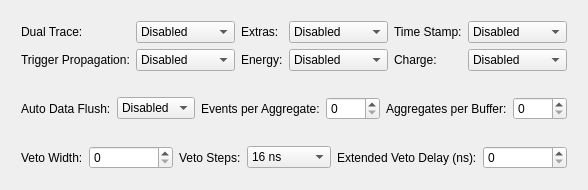
          <widget class="QWidget" name="tabFwWF">
           <attribute name="title">
            <string>General</string>
           </attribute>
           <layout class="QVBoxLayout" name="verticalLayout_5">
            <item>
             <layout class="QGridLayout" name="flags">
              <property name="leftMargin">
               <number>10</number>
              </property>
              <property name="topMargin">
               <number>10</number>
              </property>
              <property name="rightMargin">
               <number>10</number>
              </property>
              <property name="bottomMargin">
               <number>10</number>
              </property>
              <item row="0" column="0">
               <layout class="QGridLayout" name="common" columnstretch="1,3,1,3,1,3">
                <item row="1" column="0">
                 <widget class="QLabel" name="trgPropagation">
                  <property name="toolTip">
                   <string>&lt;html&gt;&lt;head/&gt;&lt;body&gt;&lt;p&gt;Enables the propagation of the individual trigger from mother board individual trigger logic to the mezzanine. This is required in case of coincidence trigger mode.&lt;/p&gt;&lt;/body&gt;&lt;/html&gt;</string>
                  </property>
                  <property name="text">
                   <string>Trigger Propagation:</string>
                  </property>
                 </widget>
                </item>
                <item row="0" column="4">
                 <widget class="QLabel" name="timeStamp">
                  <property name="toolTip">
                   <string>&lt;html&gt;&lt;head/&gt;&lt;body&gt;&lt;p&gt;Enables Time Stamp recording.&lt;/p&gt;&lt;p&gt;Note: in most of the boards it is always activated.&lt;/p&gt;&lt;/body&gt;&lt;/html&gt;</string>
                  </property>
                  <property name="text">
                   <string>Time Stamp:</string>
                  </property>
                 </widget>
                </item>
                <item row="1" column="3">
                 <widget class="QComboBox" name="val_energy">
                  <item>
                   <property name="text">
                    <string>Disabled</string>
                   </property>
                  </item>
                  <item>
                   <property name="text">
                    <string>Enabled</string>
                   </property>
                  </item>
                 </widget>
                </item>
                <item row="1" column="5">
                 <widget class="QComboBox" name="val_charge">
                  <item>
                   <property name="text">
                    <string>Disabled</string>
                   </property>
                  </item>
                  <item>
                   <property name="text">
                    <string>Enabled</string>
                   </property>
                  </item>
                 </widget>
                </item>
                <item row="0" column="0">
                 <widget class="QLabel" name="dualTrace">
                  <property name="toolTip">
                   <string>&lt;html&gt;&lt;head/&gt;&lt;body&gt;&lt;p&gt;In oscilloscope or mixed mode, it is possible to plot two diﬀerent waveforms.When the dual trace is enabled, the samples of the two signals are interleaved, thus each waveform is recorded at half of the ADC frequency.&lt;/p&gt;&lt;/body&gt;&lt;/html&gt;</string>
                  </property>
                  <property name="text">
                   <string>Dual Trace:</string>
                  </property>
                 </widget>
                </item>
                <item row="1" column="1">
                 <widget class="QComboBox" name="val_trgPropagation">
                  <item>
                   <property name="text">
                    <string>Disabled</string>
                   </property>
                  </item>
                  <item>
                   <property name="text">
                    <string>Enabled</string>
                   </property>
                  </item>
                 </widget>
                </item>
                <item row="0" column="5">
                 <widget class="QComboBox" name="val_timeStamp">
                  <item>
                   <property name="text">
                    <string>Disabled</string>
                   </property>
                  </item>
                  <item>
                   <property name="text">
                    <string>Enabled</string>
                   </property>
                  </item>
                 </widget>
                </item>
                <item row="1" column="4">
                 <widget class="QLabel" name="charge">
                  <property name="toolTip">
                   <string>&lt;html&gt;&lt;head/&gt;&lt;body&gt;&lt;p&gt;Enables Charge recording.&lt;/p&gt;&lt;p&gt;Note: in most of the boards it is always activated.&lt;/p&gt;&lt;/body&gt;&lt;/html&gt;</string>
                  </property>
                  <property name="text">
                   <string>Charge:</string>
                  </property>
                 </widget>
                </item>
                <item row="0" column="1">
                 <widget class="QComboBox" name="val_dualTrace">
                  <item>
                   <property name="text">
                    <string>Disabled</string>
                   </property>
                  </item>
                  <item>
                   <property name="text">
                    <string>Enabled</string>
                   </property>
                  </item>
                 </widget>
                </item>
                <item row="0" column="2">
                 <widget class="QLabel" name="extrasFlag">
                  <property name="toolTip">
                   <string>&lt;html&gt;&lt;head/&gt;&lt;body&gt;&lt;p&gt;Enables EXTRAS / EXTRAS 2 word.&lt;/p&gt;&lt;/body&gt;&lt;/html&gt;</string>
                  </property>
                  <property name="text">
                   <string>Extras:</string>
                  </property>
                 </widget>
                </item>
                <item row="0" column="3">
                 <widget class="QComboBox" name="val_extrasFlag">
                  <item>
                   <property name="text">
                    <string>Disabled</string>
                   </property>
                  </item>
                  <item>
                   <property name="text">
                    <string>Enabled</string>
                   </property>
                  </item>
                 </widget>
                </item>
                <item row="1" column="2">
                 <widget class="QLabel" name="energy">
                  <property name="toolTip">
                   <string>&lt;html&gt;&lt;head/&gt;&lt;body&gt;&lt;p&gt;Enables Energy recording.&lt;/p&gt;&lt;p&gt;Note: in most of the boards it is always activated.&lt;/p&gt;&lt;/body&gt;&lt;/html&gt;</string>
                  </property>
                  <property name="text">
                   <string>Energy:</string>
                  </property>
                 </widget>
                </item>
               </layout>
              </item>
             </layout>
            </item>
            <item>
             <layout class="QGridLayout" name="veto" columnstretch="1,3,1,3,1,3">
              <property name="leftMargin">
               <number>10</number>
              </property>
              <property name="topMargin">
               <number>10</number>
              </property>
              <property name="rightMargin">
               <number>10</number>
              </property>
              <property name="bottomMargin">
               <number>10</number>
              </property>
              <item row="0" column="4">
               <widget class="QLabel" name="aggPerBuff">
                <property name="toolTip">
                 <string>&lt;html&gt;&lt;head/&gt;&lt;body&gt;&lt;p&gt;This register sets the maximum number of complete aggregates which has to be transferred for each block transfer.&lt;/p&gt;&lt;/body&gt;&lt;/html&gt;</string>
                </property>
                <property name="text">
                 <string>Aggregates per Buffer:</string>
                </property>
               </widget>
              </item>
              <item row="0" column="0">
               <widget class="QLabel" name="autoDataFlush">
                <property name="toolTip">
                 <string>&lt;html&gt;&lt;head/&gt;&lt;body&gt;&lt;p&gt;In case of very slow rate, this command forces the automatic data readout in a me window of 16-32 ms, even if the buﬀer is not completed.&lt;/p&gt;&lt;/body&gt;&lt;/html&gt;</string>
                </property>
                <property name="text">
                 <string>Auto Data Flush:</string>
                </property>
               </widget>
              </item>
              <item row="0" column="1">
               <widget class="QComboBox" name="val_autoDataFlush">
                <item>
                 <property name="text">
                  <string>Disabled</string>
                 </property>
                </item>
                <item>
                 <property name="text">
                  <string>Enabled</string>
                 </property>
                </item>
               </widget>
              </item>
              <item row="0" column="2">
               <widget class="QLabel" name="evtsPerAgg">
                <property name="toolTip">
                 <string>&lt;html&gt;&lt;head/&gt;&lt;body&gt;&lt;p&gt;Each couple of channels has a ﬁxed amount of RAM memory to save the events. The memory is divided into a programmable number of buﬀers, called ”aggregates”, whose number of events can be programmed by this register. The maximum number of events per aggregate depends on the aggregate size and the event size.&lt;/p&gt;&lt;p&gt;Note: it is usually recommended to keep this value high to optimize the readout, except in case of small input rate, where it is recommended to use a smaller value. Since the memory cannot be read until the aggregate is full, settings a small number of events per aggregate makes the events ready to be read in a shorter me scale.&lt;/p&gt;&lt;/body&gt;&lt;/html&gt;</string>
                </property>
                <property name="text">
                 <string>Events per Aggregate:</string>
                </property>
               </widget>
              </item>
              <item row="0" column="5">
               <widget class="QSpinBox" name="val_aggPerBuff">
                <property name="maximum">
                 <number>1023</number>
                </property>
               </widget>
              </item>
              <item row="0" column="3">
               <widget class="QSpinBox" name="val_evtsPerAgg">
                <property name="maximum">
                 <number>1023</number>
                </property>
               </widget>
              </item>
             </layout>
            </item>
            <item>
             <layout class="QGridLayout" name="data" columnstretch="1,3,1,3,1,3">
              <property name="leftMargin">
               <number>10</number>
              </property>
              <property name="topMargin">
               <number>10</number>
              </property>
              <property name="rightMargin">
               <number>10</number>
              </property>
              <property name="bottomMargin">
               <number>10</number>
              </property>
              <item row="0" column="3">
               <widget class="QComboBox" name="val_vetoSteps">
                <item>
                 <property name="text">
                  <string>16 ns</string>
                 </property>
                </item>
                <item>
                 <property name="text">
                  <string>4 us</string>
                 </property>
                </item>
                <item>
                 <property name="text">
                  <string>1048 us</string>
                 </property>
                </item>
                <item>
                 <property name="text">
                  <string>264 ms</string>
                 </property>
                </item>
               </widget>
              </item>
              <item row="0" column="1">
               <widget class="QSpinBox" name="val_vetoWidth">
                <property name="maximum">
                 <number>65535</number>
                </property>
               </widget>
              </item>
              <item row="0" column="0">
               <widget class="QLabel" name="vetoWidth">
                <property name="toolTip">
                 <string>&lt;html&gt;&lt;head/&gt;&lt;body&gt;&lt;p&gt;This register sets the veto duration.&lt;/p&gt;&lt;p&gt;Note: A Veto Width equal to 0 means that the veto lasts for the duration of the signal that generated it. A Veto Width diﬀerent from 0 sets the veto duration by the amount of me written in the register.&lt;/p&gt;&lt;/body&gt;&lt;/html&gt;</string>
                </property>
                <property name="text">
                 <string>Veto Width:</string>
                </property>
               </widget>
              </item>
              <item row="0" column="4">
               <widget class="QLabel" name="extVetoDelay">
                <property name="toolTip">
                 <string>&lt;html&gt;&lt;head/&gt;&lt;body&gt;&lt;p&gt;This register is valid for VME boards only and set the duration of the Extended VetoIn signal for trigger inhibit on TRG-OUT when bit[12]=1 of 0x8100 register. Such function is useful in particular cases of synchroniza on of a multi-board system.&lt;/p&gt;&lt;/body&gt;&lt;/html&gt;</string>
                </property>
                <property name="text">
                 <string>Extended Veto Delay (ns):</string>
                </property>
               </widget>
              </item>
              <item row="0" column="2">
               <widget class="QLabel" name="vetoSteps">
                <property name="toolTip">
                 <string>&lt;html&gt;&lt;head/&gt;&lt;body&gt;&lt;p&gt;Veto Step Width.&lt;/p&gt;&lt;/body&gt;&lt;/html&gt;</string>
                </property>
                <property name="text">
                 <string>Veto Steps:</string>
                </property>
               </widget>
              </item>
              <item row="0" column="5">
               <widget class="QSpinBox" name="val_extVetoDelay">
                <property name="maximum">
                 <number>65535</number>
                </property>
               </widget>
              </item>
             </layout>
            </item>
           </layout>
          </widget>
